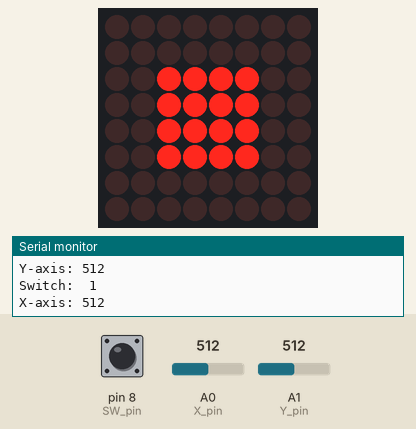
Recording of a sketch running on a simulated Arduino Uno, built with avr-gcc and run on an emulated ATmega328P. Shown: 8×8 LED matrix, the last lines printed to the serial monitor. The test bench sets the inputs (shaded band); at power-on: A0 (X_pin) = 512, A1 (Y_pin) = 512, pin 8 (SW_pin) HIGH.

Above: at 1.2 s.
1.3 s: A0 (X_pin) set to 406
4.3 s: A0 (X_pin) set to 389
At 4.9 s:
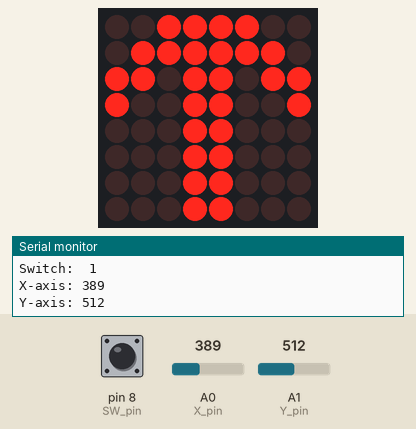
5.8 s: A1 (Y_pin) set to 406
8.8 s: A1 (Y_pin) set to 381
At 9.7 s:
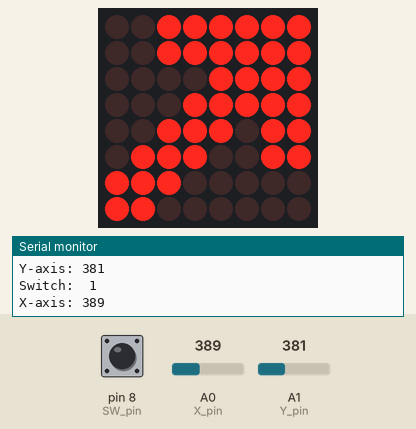
10.3 s: A0 (X_pin) set to 410
At 10.9 s:
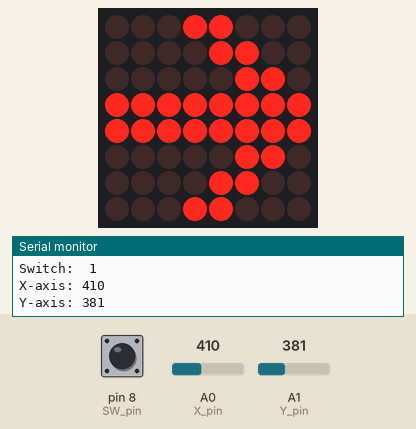
11.8 s: A1 (Y_pin) set to 610
At 12.1 s:
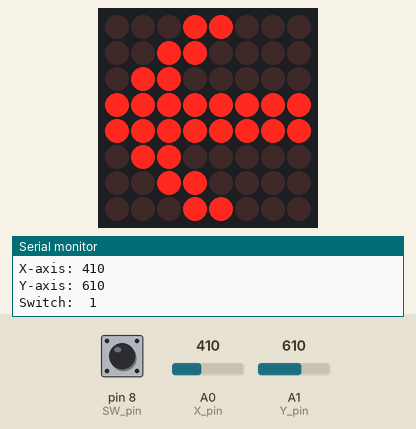
Timing chart, 0 to 14.3 s (numbered marks = the images above; inputs shaded):
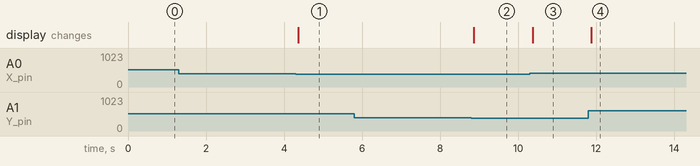

The sketch:

Analog_Joystick.ino
```cpp
#include <LedControl.h>

// www.elegoo.com
// 2016.12.09

// Arduino pin numbers
const int SW_pin = 8; // digital pin connected to switch output
const int X_pin  = 0; // analog pin connected to X output
const int Y_pin  = 1; // analog pin connected to Y output

LedControl lc = LedControl(5, 4, 3, 1);

int x             = 0;
int y             = 0;
int click         = 0;
int thresholdup   = 600;
int thresholddown = 400;

void setup() {
    pinMode(SW_pin, INPUT);
    digitalWrite(SW_pin, HIGH);
    Serial.begin(9600);

    /*
     The MAX72XX is in power-saving mode on startup,
     we have to do a wakeup call
     */
    lc.shutdown(0, false);
    /* Set the brightness to a medium values */
    lc.setIntensity(0, 5);
    /* and clear the display */
    lc.clearDisplay(0);
}

void right() {
    byte a[8] = {B00011000, B00011000, B00011000, B00011000,
                 B10011001, B11011011, B01111110, B00111100};

    lc.setRow(0, 0, a[0]);
    lc.setRow(0, 1, a[1]);
    lc.setRow(0, 2, a[2]);
    lc.setRow(0, 3, a[3]);
    lc.setRow(0, 4, a[4]);
    lc.setRow(0, 5, a[5]);
    lc.setRow(0, 6, a[6]);
    lc.setRow(0, 7, a[7]);
}

void left() {
    byte a[8] = {B00111100, B01111110, B11011011, B10011001,
                 B00011000, B00011000, B00011000, B00011000};

    lc.setRow(0, 0, a[0]);
    lc.setRow(0, 1, a[1]);
    lc.setRow(0, 2, a[2]);
    lc.setRow(0, 3, a[3]);
    lc.setRow(0, 4, a[4]);
    lc.setRow(0, 5, a[5]);
    lc.setRow(0, 6, a[6]);
    lc.setRow(0, 7, a[7]);
}

void up() {
    byte a[8] = {B00011000, B00001100, B00000110, B11111111,
                 B11111111, B00000110, B00001100, B00011000};

    lc.setRow(0, 0, a[0]);
    lc.setRow(0, 1, a[1]);
    lc.setRow(0, 2, a[2]);
    lc.setRow(0, 3, a[3]);
    lc.setRow(0, 4, a[4]);
    lc.setRow(0, 5, a[5]);
    lc.setRow(0, 6, a[6]);
    lc.setRow(0, 7, a[7]);
}

void down() {
    byte a[8] = {B00011000, B00110000, B01100000, B11111111,
                 B11111111, B01100000, B00110000, B00011000};

    lc.setRow(0, 0, a[0]);
    lc.setRow(0, 1, a[1]);
    lc.setRow(0, 2, a[2]);
    lc.setRow(0, 3, a[3]);
    lc.setRow(0, 4, a[4]);
    lc.setRow(0, 5, a[5]);
    lc.setRow(0, 6, a[6]);
    lc.setRow(0, 7, a[7]);
}

void upright() {
    byte a[8] = {B11000000, B11100000, B01110011, B00111011,
                 B00011111, B00001111, B00111111, B00111111};

    lc.setRow(0, 0, a[0]);
    lc.setRow(0, 1, a[1]);
    lc.setRow(0, 2, a[2]);
    lc.setRow(0, 3, a[3]);
    lc.setRow(0, 4, a[4]);
    lc.setRow(0, 5, a[5]);
    lc.setRow(0, 6, a[6]);
    lc.setRow(0, 7, a[7]);
}

void upleft() {
    byte a[8] = {B00111111, B00111111, B00001111, B00011111,
                 B00111011, B01110011, B11100000, B11000000};

    lc.setRow(0, 0, a[0]);
    lc.setRow(0, 1, a[1]);
    lc.setRow(0, 2, a[2]);
    lc.setRow(0, 3, a[3]);
    lc.setRow(0, 4, a[4]);
    lc.setRow(0, 5, a[5]);
    lc.setRow(0, 6, a[6]);
    lc.setRow(0, 7, a[7]);
}

void downleft() {
    byte a[8] = {B11111100, B11111100, B11110000, B11111000,
                 B11011100, B11001110, B00000111, B00000011};

    lc.setRow(0, 0, a[0]);
    lc.setRow(0, 1, a[1]);
    lc.setRow(0, 2, a[2]);
    lc.setRow(0, 3, a[3]);
    lc.setRow(0, 4, a[4]);
    lc.setRow(0, 5, a[5]);
    lc.setRow(0, 6, a[6]);
    lc.setRow(0, 7, a[7]);
}

void downright() {
    byte a[8] = {B00000011, B00000111, B11001110, B11011100,
                 B11111000, B11110000, B11111100, B11111100};

    lc.setRow(0, 0, a[0]);
    lc.setRow(0, 1, a[1]);
    lc.setRow(0, 2, a[2]);
    lc.setRow(0, 3, a[3]);
    lc.setRow(0, 4, a[4]);
    lc.setRow(0, 5, a[5]);
    lc.setRow(0, 6, a[6]);
    lc.setRow(0, 7, a[7]);
}

void point() {
    byte a[8] = {B00000000, B00000000, B00111100, B00111100,
                 B00111100, B00111100, B00000000, B00000000};

    lc.setRow(0, 0, a[0]);
    lc.setRow(0, 1, a[1]);
    lc.setRow(0, 2, a[2]);
    lc.setRow(0, 3, a[3]);
    lc.setRow(0, 4, a[4]);
    lc.setRow(0, 5, a[5]);
    lc.setRow(0, 6, a[6]);
    lc.setRow(0, 7, a[7]);
}

void circle() {
    byte a[8] = {B00000000, B00000000, B00111100, B00100100,
                 B00100100, B00111100, B00000000, B00000000};

    lc.setRow(0, 0, a[0]);
    lc.setRow(0, 1, a[1]);
    lc.setRow(0, 2, a[2]);
    lc.setRow(0, 3, a[3]);
    lc.setRow(0, 4, a[4]);
    lc.setRow(0, 5, a[5]);
    lc.setRow(0, 6, a[6]);
    lc.setRow(0, 7, a[7]);
}

void loop() {

    click = digitalRead(SW_pin);
    x     = analogRead(X_pin);
    y     = analogRead(Y_pin);

    Serial.print("Switch:  ");
    Serial.print(click);
    Serial.print("\n");
    Serial.print("X-axis: ");
    Serial.print(x);
    Serial.print("\n");
    Serial.print("Y-axis: ");
    Serial.println(y);
    Serial.print("\n\n");

    if (x > thresholdup && y > thresholdup) {
        downright();
    } else if (x > thresholdup && y < thresholddown) {
        upright();
    } else if (x < thresholddown && y > thresholdup) {
        downleft();
    } else if (x < thresholddown && y < thresholddown) {
        upleft();
    } else if (x > thresholdup) {
        right();
    } else if (x < thresholddown) {
        left();
    } else if (y > thresholdup) {
        down();
    } else if (y < thresholddown) {
        up();
    } else if (click == LOW) {
        circle();
    } else {
        point();
    }

    delay(5);
}
```

Measured:
- the behaviour switches between 400 and 399 on A0 (X_pin) (found by bisection; images 0 and 1)
- the behaviour switches between 400 and 399 on A1 (Y_pin) (found by bisection; images 1 and 2)
- after the input at 4.3 s, the display: changes after 0.06 s (image 1)
- after the input at 8.8 s, the display: changes after 0.07 s (image 2)
- after the input at 10.3 s, the display: changes after 0.07 s (image 3)
- after the input at 11.8 s, the display: changes after 0.07 s (image 4)
